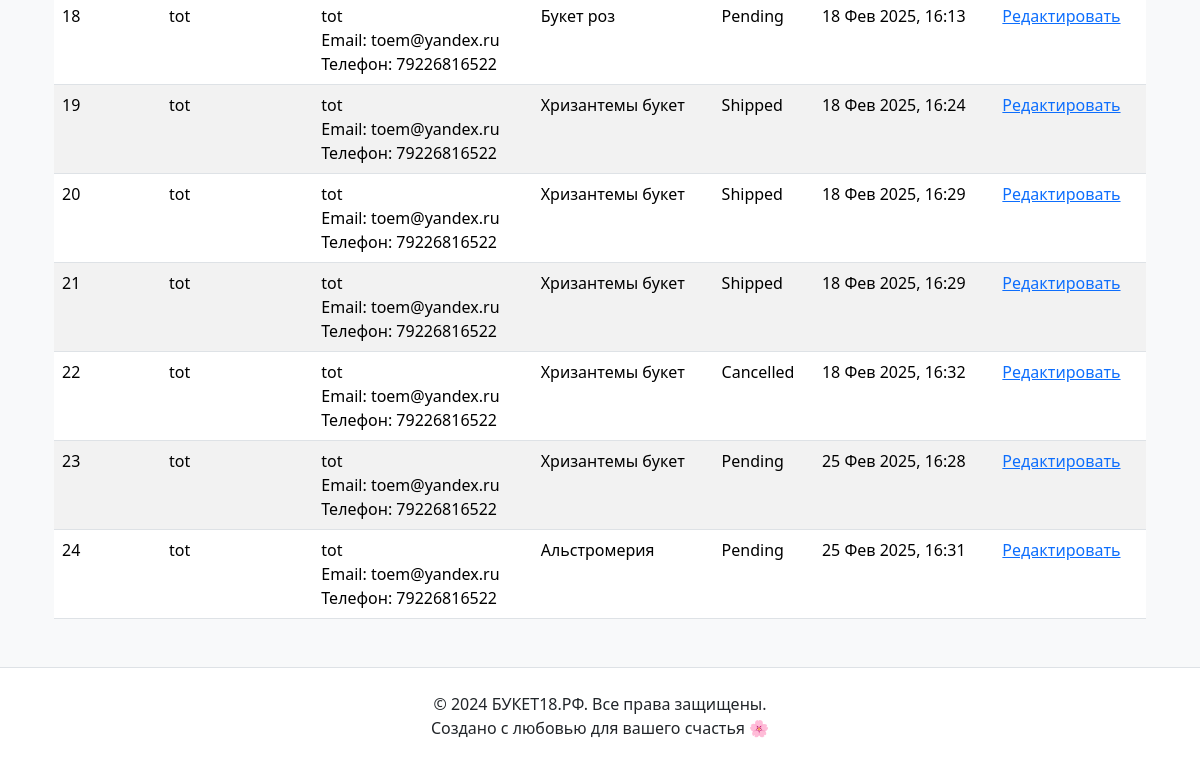
/orders/ (signed in, lower part), run on an earlier commit of the app's database.
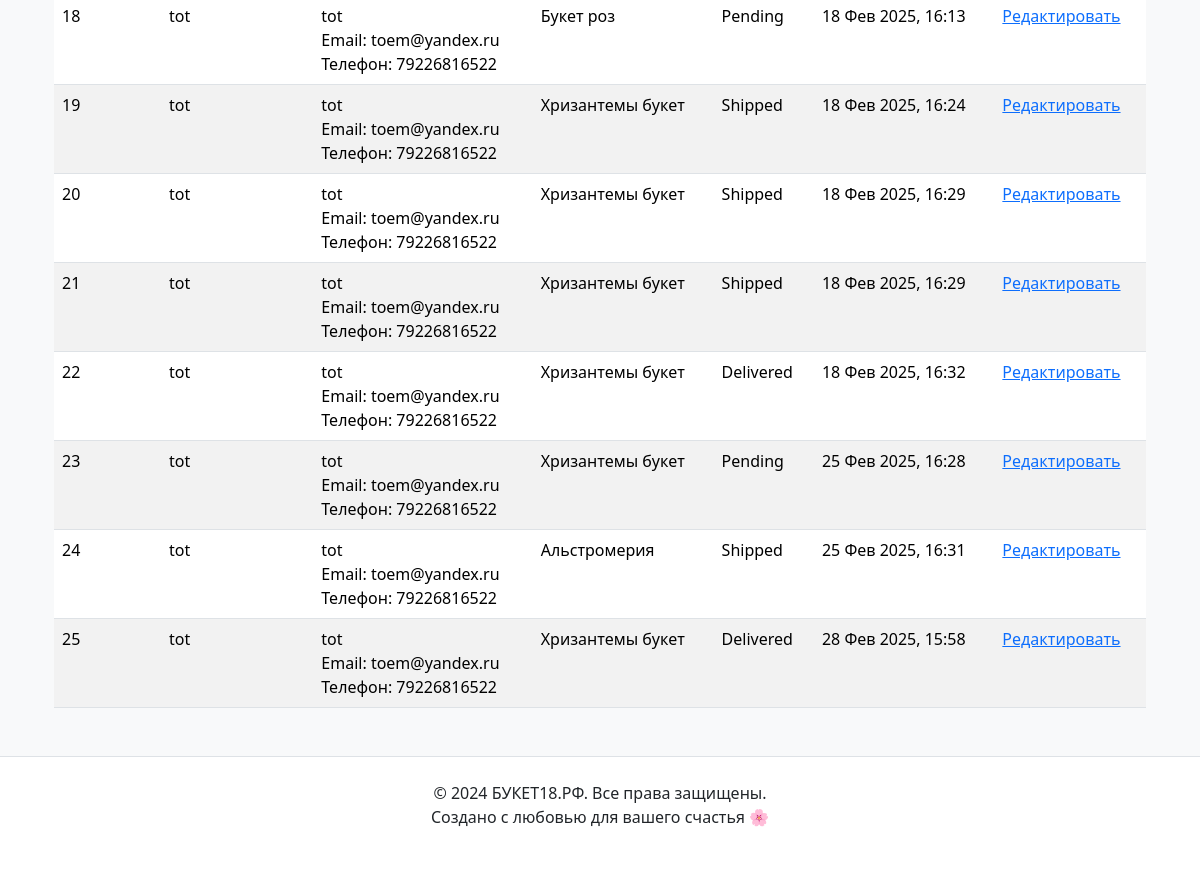
And on a later commit of the database.
### main/models.py (models this page shows, shortened)
class Order(models.Model):
    STATUS_CHOICES = [
        ('PENDING', 'Pending'),
        ('SHIPPED', 'Shipped'),
        ('DELIVERED', 'Delivered'),
        ('CANCELLED', 'Cancelled'),
    ]
    user = models.ForeignKey(
        settings.AUTH_USER_MODEL, on_delete=models.CASCADE, related_name='orders', blank=True, null=True
    )
    customer = models.ForeignKey(
        Customer, on_delete=models.CASCADE, related_name='orders', blank=True, null=True
    )
    products = models.ManyToManyField(Product, related_name='orders')
    status = models.CharField(max_length=20, choices=STATUS_CHOICES, default='PENDING')
    delivery_address = models.CharField(max_length=255, blank=True, null=True)
    created_at = models.DateTimeField(auto_now_add=True)
    class Meta:
        verbose_name = "Заказ"
        verbose_name_plural = "Заказы"

class CustomUser(AbstractUser):
    phone_number = models.CharField(max_length=15, blank=True, null=True)
    class Meta:
        verbose_name = "Пользователь"
        verbose_name_plural = "Пользователи"

class Customer(models.Model):
    name = models.CharField(max_length=100)
    email = models.EmailField(unique=True)
    phone = models.CharField(max_length=15, blank=True, null=True)
    telegram_id = models.BigIntegerField(blank=True, null=True)
    class Meta:
        verbose_name = "Клиент"
        verbose_name_plural = "Клиенты"

class Product(models.Model):
    name = models.CharField(max_length=255)
    price = models.DecimalField(max_digits=10, decimal_places=2)
    image = models.ImageField(upload_to='products/', null=True, blank=True)
    class Meta:
        verbose_name = "Продукт"
        verbose_name_plural = "Продукты"

### main/views.py (the view)
# urls.py: path('orders/', views.order_list, name='order_list'),
def order_list(request):
    if not request.user.is_authenticated:
        return HttpResponseForbidden("Вы должны быть авторизованы для просмотра заказов.")
    user = request.user
    if user.is_superuser:
        orders = Order.objects.select_related('user', 'customer').all()
    else:
        orders = Order.objects.filter(Q(user=user) | Q(customer__email=user.email)).distinct()
    return render(request, 'main/order_list.html', {'orders': orders})

### main/templates/main/order_list.html (shortened to what this page needs)
{% extends 'main/layoute.html' %}
{% block content %}
    <div class="container my-5">
        {% if orders %}
            <table class="table table-striped">
                <tbody>
                    {% for order in orders %}
                        <tr>
                            <td>{{ order.id }}</td>
                            <td>
                                {% if order.user %}
                                    {{ order.user.username }}
                                {% else %}
                                    Не указан
                                {% endif %}
                            </td>
                            <td>
                                {% if order.customer %}
                                    {{ order.customer.name }}<br>
                                    Email: {{ order.customer.email }}<br>
                                    Телефон: {{ order.customer.phone|default:"Не указан" }}
                                {% else %}
                                    Не указан
                                {% endif %}
                            </td>
                            <td>
                                {% for product in order.products.all %}
                                    {{ product.name }}<br>
                                {% endfor %}
                            </td>
                            <td>{{ order.get_status_display }}</td>
                            <td>{{ order.created_at|date:"d M Y, H:i" }}</td>
                            <td>
                                <a href="{% url 'edit_order' order.id %}">Редактировать</a>
                            </td>
                        </tr>
                    {% endfor %}
                </tbody>
            </table>
        {% else %}
            <p>Нет заказов.</p>
        {% endif %}
    </div>
{% endblock %}

What changed in the data, as far as the page shows it:
changed Order "18 Фев 2025, 16:32": status "Cancelled" → "Delivered"
changed Order "25 Фев 2025, 16:31": status "Pending" → "Shipped"
added Order: id "25", user.username "tot", customer.name "tot", customer.email "toem@yandex.ru", customer.phone "79226816522", status "Delivered", created_at "28 Фев 2025, 15:58", Product (name "Хризантемы букет")
